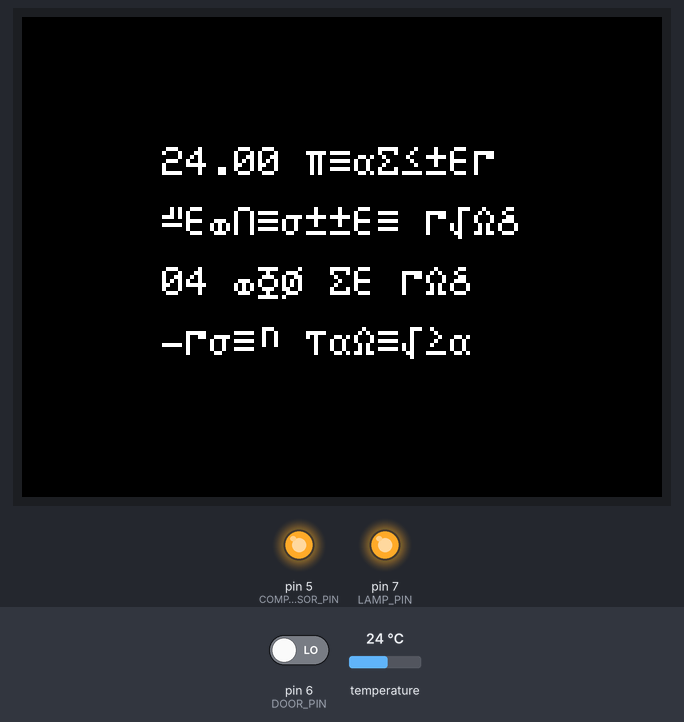
Bench run of a sketch on a simulated Arduino Uno, built with avr-gcc and run on an emulated ATmega328P. On the bench: 320×240 colour display, output pins drawn as LEDs (lit = HIGH). The inputs (shaded band) are chosen by the test bench; at power-on: pin 6 (DOOR_PIN) LOW, temperature 24 °C. The audio player accepts every command and is not drawn.

Above: at 5.0 s.
5.1 s: pin 6 (DOOR_PIN) driven HIGH
At 7.7 s:
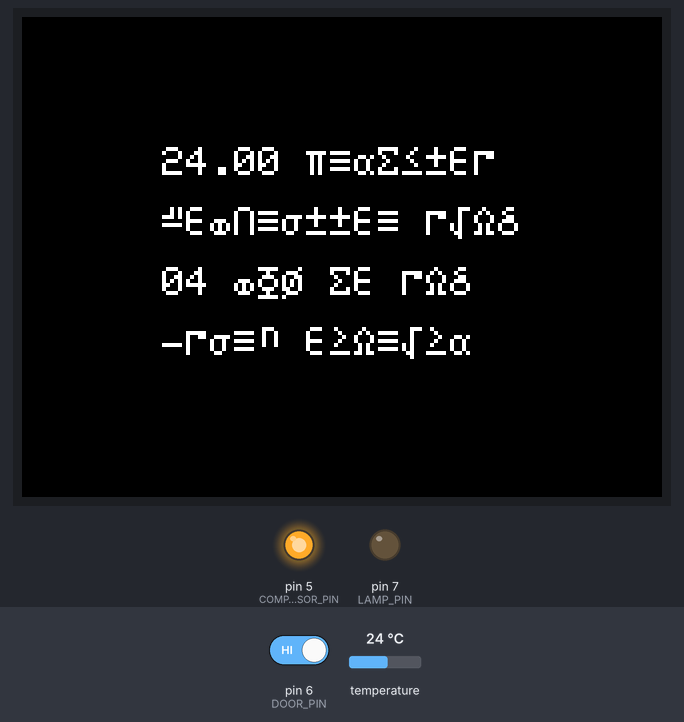
8.1 s: temperature set to 12 °C
At 9.0 s:
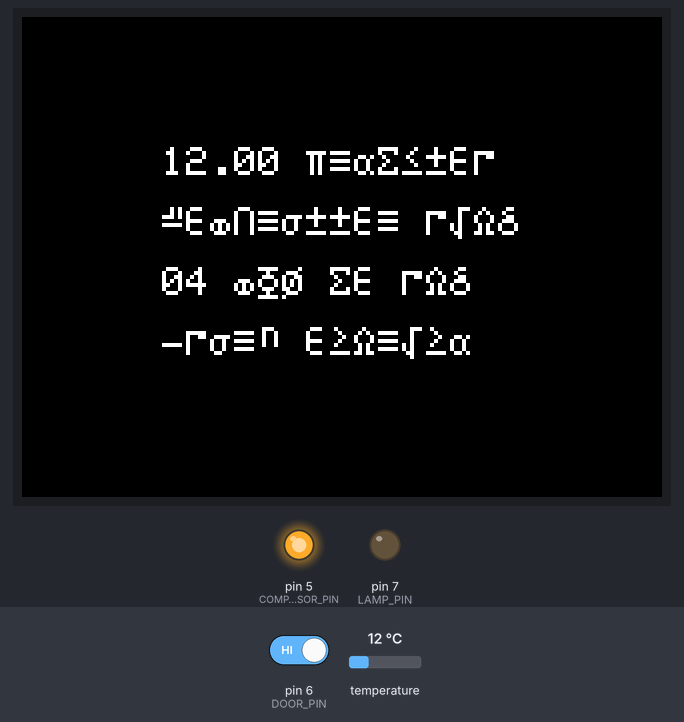
9.6 s: pin 6 (DOOR_PIN) driven LOW
At 10.1 s:
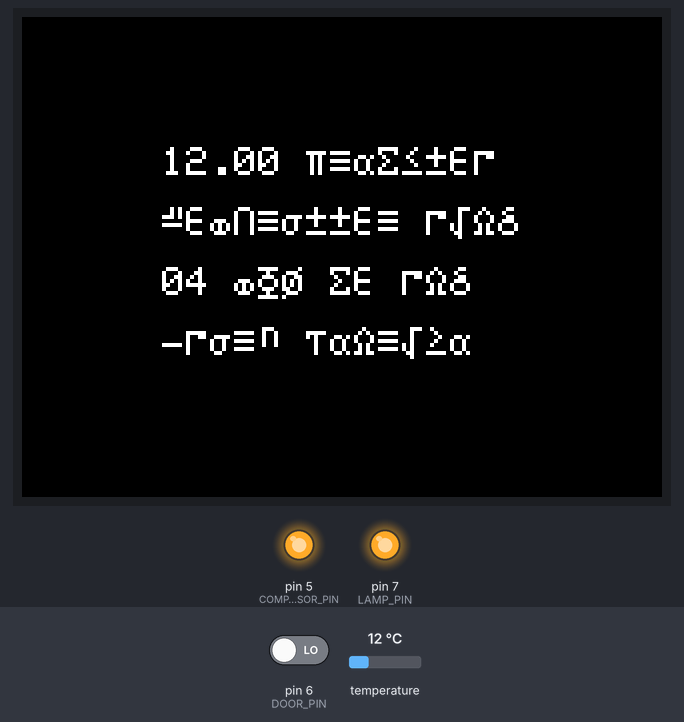
11.1 s: temperature set to 19 °C
12.6 s: temperature set to 28 °C
At 13.6 s:
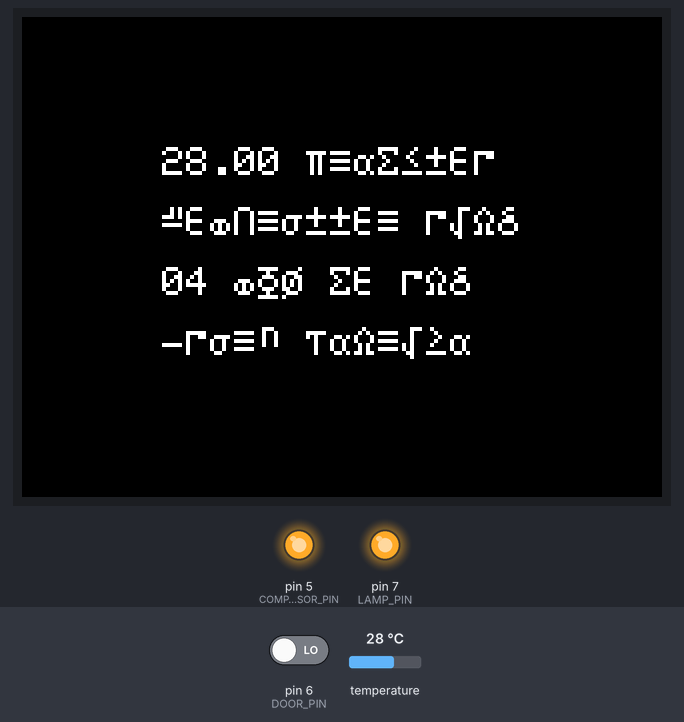
Timing chart, 0 to 15.1 s (numbered marks = the images above; inputs shaded):
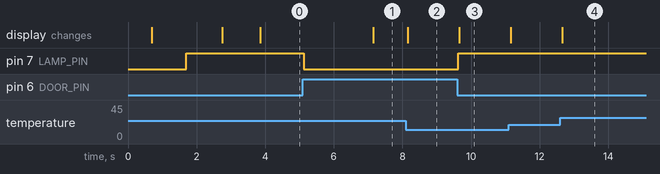

Measured:
- after the input at 5.1 s, pin 7 (LAMP_PIN): HIGH → LOW at once; the display: changes after 2.0 s (image 1)
- after the input at 8.1 s, the display: changes after 0.06 s (image 2)
- after the input at 9.6 s, pin 7 (LAMP_PIN): LOW → HIGH at once; the display: changes after 0.06 s (image 3)
- after the input at 12.6 s, the display: changes after 0.06 s (image 4)

The sketch:

AngryFridge.ino
```cpp
#include "src/fridge.h"
#include "src/notificator.h"

#define POLITE_ASK_THRESHOLD 10
#define NERVOUS_ASK_THRESHOLD 20
#define ANGRY_ASK_THRESHOLD 30
#define HEM_THRESHOLD 40
#define EIGHT_THOUSAND_VOLTS_THRESHOLD 55
#define ALARM_THRESHOLD 77


Notificator notificator;
Fridge fridge;

void setup()
{
    notificator.begin();
    notificator.onSystemLoading();
    fridge.begin();
    notificator.onLoadingEnded();
}

void loop()
{
    fridge.perform();

    if (notificator.isHEMMode()) {
        notificator.notifyHEMMode();
    }
    else {
        notificator.showStateBlock(
            fridge.getTemperature(),
            fridge.isCompressorTurnedOn(),
            fridge.untillCompressorTurnOn(),
            fridge.doorIsClosed()
        );
    }


    if (!fridge.doorIsClosed()) {
        unsigned long doorOpenSeconds = fridge.doorOpenSeconds();
        Notificator::Severity sev = Notificator::Severity::NONE;

        if (doorOpenSeconds >= POLITE_ASK_THRESHOLD && doorOpenSeconds < NERVOUS_ASK_THRESHOLD) {
            sev = Notificator::Severity::POLITE;
        }
        if (doorOpenSeconds >= NERVOUS_ASK_THRESHOLD && doorOpenSeconds < ANGRY_ASK_THRESHOLD) {
            sev = Notificator::Severity::NERVOUS;
        }
        if (doorOpenSeconds >= ANGRY_ASK_THRESHOLD && doorOpenSeconds < HEM_THRESHOLD) {
            sev = Notificator::Severity::ANGRY;
        }
        if (doorOpenSeconds >= HEM_THRESHOLD) {
            sev = Notificator::Severity::HEM;
        }

        notificator.askCloseTheDoor(sev);

        if (notificator.isHEMMode()) {
            if (doorOpenSeconds >= EIGHT_THOUSAND_VOLTS_THRESHOLD && doorOpenSeconds < ALARM_THRESHOLD) {
                notificator.notifyEightThousandVolts();
            }
            if (doorOpenSeconds >= ALARM_THRESHOLD) {
                notificator.alarm();
            }
        }
    }

    if (fridge.doorIsClosed() && notificator.shouldNotifyWhenDoorIsClosed()) {
        notificator.notifyDoorIsClosed();
    }
}
```

fridge.cpp
```cpp
#include "fridge.h"
#include "hardware_modules/pin_defines.h"

#define COMPRESSOR_INTERVAL_SECONDS 300

#define TEMPERATURE_LOWER_BOUND 2
#define TEMPERATURE_UPPER_BOUND 6

#define COMPRESSOR_ON LOW
#define COMPRESSOR_OFF HIGH

#define LAMP_ON LOW
#define LAMP_OFF HIGH

#define DOOR_CLOSED LOW
#define DOOR_OPENED HIGH

#define DOOR_IS_CLOSED_SECONDS_THRESHOLD 1


Fridge::Fridge()
    : _compressorTimer(COMPRESSOR_INTERVAL_SECONDS)
    , _doorChrono()
    , _thermometer()
{}

void Fridge::begin()
{
    pinMode(COMPRESSOR_PIN, OUTPUT);
    digitalWrite(COMPRESSOR_PIN, COMPRESSOR_OFF);

    pinMode(LAMP_PIN, OUTPUT);
    digitalWrite(LAMP_PIN, LAMP_OFF);

    pinMode(DOOR_PIN, INPUT);

    _thermometer.begin();
}

void Fridge::perform()
{
    float temperature = getTemperature();
    if (temperature > TEMPERATURE_UPPER_BOUND && !isCompressorTurnedOn()) {
        _switchCompressorState(COMPRESSOR_ON);
    }
    else if (temperature < TEMPERATURE_LOWER_BOUND && isCompressorTurnedOn()) {
        _switchCompressorState(COMPRESSOR_OFF);
    }

    if (digitalRead(DOOR_PIN) == DOOR_OPENED) {
        digitalWrite(LAMP_PIN, LAMP_ON);
    }
    else {
        digitalWrite(LAMP_PIN, LAMP_OFF);
        _doorChrono.reset();
    }
}

unsigned long Fridge::doorOpenSeconds() const
{
    return _doorChrono.secondsPassed();
}

bool Fridge::doorIsClosed() const
{
    return doorOpenSeconds() <= DOOR_IS_CLOSED_SECONDS_THRESHOLD;
}

bool Fridge::isCompressorTurnedOn() const
{
    return digitalRead(COMPRESSOR_PIN) == COMPRESSOR_ON;
}

unsigned long Fridge::untillCompressorTurnOn() const
{
    if (isCompressorTurnedOn()) {
        return 0;
    }

    return _compressorTimer.secondsUntilReady();
}

float Fridge::getTemperature()
{
    return _thermometer.getTemp();
}

void Fridge::_switchCompressorState(int state)
{
    if (state == COMPRESSOR_ON && !_compressorTimer.ready()) {
        return;
    }
    digitalWrite(COMPRESSOR_PIN, state);
}
```

fridge.h
```cpp
#include "hardware_modules/ds18b20.h"


class Fridge {
public:
    Fridge();
    void begin();

    void perform();

    unsigned long doorOpenSeconds() const;
    bool doorIsClosed() const;
    bool isCompressorTurnedOn() const;
    unsigned long untillCompressorTurnOn() const;
    float getTemperature();

private:
    void _switchCompressorState(int state);

    Timer _compressorTimer;
    Chronometer _doorChrono;
    DS18B20 _thermometer;
};
```

dfplayer_mini_mp3.cpp
```cpp
#include "dfplayer_mini_mp3.h"
#include "pin_defines.h"


DFPlayer::DFPlayer()
    : _softwareSerial(
        SOFTWARE_SERIAL_RX,
        SOFTWARE_SERIAL_TX
    )
    , _player()
    , _lastPlayed(DFPlayer::Message::EMPTY)
{}

void DFPlayer::begin()
{
    _softwareSerial.begin(9600);

    if (!_player.begin(_softwareSerial)) {
        // handle the error
    }
}

void DFPlayer::play(DFPlayer::Message msg, DFPlayer::Volume volume)
{
    int vol = int(volume);
    if (vol > int(DFPlayer::Volume::LOUD)) {
        vol = int(DFPlayer::Volume::LOUD);
    }

    _player.stop();
    _player.volume(vol);
    _player.play(int(msg));
    _lastPlayed = msg;
}

void DFPlayer::playWithoutRepeats(DFPlayer::Message msg, DFPlayer::Volume volume)
{
    if (msg != _lastPlayed) {
        play(msg, volume);
    }
}
```

dfplayer_mini_mp3.h
```cpp
#include <SoftwareSerial.h>
#include <DFRobotDFPlayerMini.h>


class DFPlayer {
public:
    enum Message {
        EMPTY = 0,

        HI        = 1,
        BYE       = 2,
        THANK_YOU = 3,

        SYSTEM_LOADING = 4,
        SYSTEM_LOADED  = 5,
        HEM_ON         = 6,
        HEM_OFF        = 7,

        EIGHT_THOUSAND_VOLTS = 8,
        NO_MEAL_AFTER_6_PM   = 9,
        TOO_MUCH_BEER        = 10,

        CLOSE_THE_DOOR_POLITE  = 11,
        CLOSE_THE_DOOR_NERVOUS = 12,
        THATS_BETTER           = 13,
        CLOSE_THE_DOOR_ANGRY   = 14,
        AT_LEAST               = 15,

        ALARM          = 16,
    };

    enum Volume {
        MUTE   = 0,
        QUIET  = 10,
        NORMAL = 20,
        LOUD   = 30,
    };

    DFPlayer();

    void begin();

    void play(Message msg, Volume volume=Volume::NORMAL);
    void playWithoutRepeats(Message msg, Volume volume=Volume::NORMAL);

private:
    SoftwareSerial _softwareSerial;
    DFRobotDFPlayerMini _player;
    Message _lastPlayed;
};
```

ds18b20.cpp
```cpp
#include "ds18b20.h"
#include "pin_defines.h"

#include <microDS18B20.h>
MicroDS18B20<THERMOMETER_PIN> sensor;


DS18B20::DS18B20(unsigned int requestsIntervalSeconds)
    : _requestTimer(requestsIntervalSeconds)
{
}

void DS18B20::begin()
{
    sensor.requestTemp();
    delay(1000);
}

float DS18B20::getTemp()
{
    if (_requestTimer.ready()) {
        sensor.requestTemp();
    }
    return sensor.getTemp();
}
  
```

ds18b20.h
```cpp
#include "utils/timer.h"

#define THERMOMETER_INTERVAL_SECONDS 5


class DS18B20 {
public:
    DS18B20(unsigned int requestsIntervalSeconds = THERMOMETER_INTERVAL_SECONDS);
    void begin();
    float getTemp();

private:
    Timer _requestTimer;
};
```

pin_defines.h
```cpp
#if (ARDUINO >= 100)
    #include <Arduino.h>
#else
    #include <WProgram.h>
    #include <pins_arduino.h>
#endif

#define TFT_DC 9
#define TFT_CS 10
#define TFT_RST 8

// Uno Hardware SPI
#define TFT_MISO 12  // NOT CONNECTED
#define TFT_SDA 11   // MOSI
#define TFT_CLK 13

#define SOFTWARE_SERIAL_RX 2
#define SOFTWARE_SERIAL_TX 3

#define THERMOMETER_PIN 4
#define COMPRESSOR_PIN 5
#define DOOR_PIN 6
#define LAMP_PIN 7
```

screen.cpp
```cpp
#include "screen.h"
#include "pin_defines.h"

#define ALBUM_ORIENTATION 1

#define RUSSIAN_LETTER_BEGINNING_BYTE_1 0xD0
#define RUSSIAN_LETTER_BEGINNING_BYTE_2 0xD1
#define FIRST_RUSSIAN_LETTERS_RANGE_OFFSET 0x2F
#define SECOND_RUSSIAN_LETTERS_RANGE_OFFSET 0x6F

#define YO_UPPER_TWO_BYTES 0x81
#define YO_UPPER_ONE_BYTE 0xA8
#define YO_LOWER_TWO_BYTES 0x91
#define YO_LOWER_ONE_BYTE 0xB7


Screen::Screen()
    : _tft(Adafruit_ILI9341(TFT_CS, TFT_DC, TFT_SDA, TFT_CLK, TFT_RST, TFT_MISO))
    , _textSize(Screen::TextSize::NORMAL)
{}

void Screen::begin()
{
    _tft.begin();
    _tft.setRotation(ALBUM_ORIENTATION);
}

void Screen::printText(
    uint8_t leftTopX,
    uint8_t leftTopY,
    const String& text,
    uint16_t color,
    Screen::TextSize textSize
)
{
    _internalPrint(leftTopX, leftTopY, text, color, textSize, false);
}

void Screen::printTransparentText(
    uint8_t leftTopX,
    uint8_t leftTopY,
    const String& text,
    uint16_t color,
    Screen::TextSize textSize
)
{
    _internalPrint(leftTopX, leftTopY, text, color, textSize, true);
}

uint8_t Screen::getMinimumTextInterval(TextSize textSize) const
{
    return int(textSize) * 10;
}

void Screen::fillScreen(uint16_t color)
{
    _tft.fillScreen(color);
}

void Screen::_internalPrint(
    uint8_t leftTopX,
    uint8_t leftTopY,
    const String& text,
    uint16_t color,
    Screen::TextSize textSize,
    bool transparent
)
{
    _tft.setTextSize(textSize);

    if (transparent) {
        _tft.setTextColor(color);
    }
    else {
        _tft.setTextColor(color, ILI9341_BLACK);
    }
    _tft.setCursor(leftTopX, leftTopY);
    _tft.print(_utf8ToTFTEncoding(text));
}

String Screen::_utf8ToTFTEncoding(const String& source)
{
    /*
        It looks like TFT display library accepts russian letters
        in very similar to windows 1251 one-byte encoding. Symbols in it
        are shifted by 1 relatively to windows 1251, so that offset
        between utf-8 byte and this encoding byte is less by 1 too
        (0x2F instead of 0x30 and 0x6F instead of 0x70).
        For more information see:

        https://arduino.ru/forum/programmirovanie/rusifikatsiya-biblioteki-adafruit-gfx-i-vyvod-russkikh-bukv-na-displei-v-kodi
        https://wiki.iarduino.ru/page/encoding-arduino/
    */
    char* tmp = new char[source.length() + 1];
    for (int i = 0; i < source.length() + 1; i++) {
        tmp[i] = 0;
    }

    for (int i = 0, k = 0; i < source.length(); i++, k++) {
        char n = source[i];
        if (_isRussianLetterBeginning(n)) {
            n = _convertRussianLetter(n, source[++i]);
        }
        tmp[k] = n;
    }

    String target(tmp); // try to avoid multiple allocations
    delete[] tmp;
    return target;
}

bool Screen::_isRussianLetterBeginning(unsigned char currentByte)
{
    return currentByte == RUSSIAN_LETTER_BEGINNING_BYTE_1
           || currentByte == RUSSIAN_LETTER_BEGINNING_BYTE_2;
}

unsigned char Screen::_convertRussianLetter(unsigned char firstByte, unsigned char secondByte)
{
    switch (firstByte) {
        case RUSSIAN_LETTER_BEGINNING_BYTE_1: {
            if (secondByte == YO_UPPER_TWO_BYTES) {
                return YO_UPPER_ONE_BYTE;
            }
            if (secondByte >= 0x90 && secondByte <= 0xBF) {
                return secondByte + FIRST_RUSSIAN_LETTERS_RANGE_OFFSET;
            }
        }
        case RUSSIAN_LETTER_BEGINNING_BYTE_2: {
            if (secondByte == YO_LOWER_TWO_BYTES) {
                return YO_LOWER_ONE_BYTE;
            }
            if (secondByte >= 0x80 && secondByte <= 0x8F) {
                return secondByte + SECOND_RUSSIAN_LETTERS_RANGE_OFFSET;
            }
        }
    }
    return secondByte;
}
```

screen.h
```cpp
#include "Adafruit_GFX.h"
#include "Adafruit_ILI9341.h"


class Screen {
public:
    Screen();
    void begin();

    enum TextSize {
        NORMAL = 2,
        LARGE  = 3,
        HUGE   = 15,
    };
    void printText(
        uint8_t leftTopX,
        uint8_t leftTopY,
        const String& text,
        uint16_t color = ILI9341_WHITE,
        TextSize textSize = TextSize::NORMAL
    );
    void printTransparentText(
        uint8_t leftTopX,
        uint8_t leftTopY,
        const String& text,
        uint16_t color = ILI9341_WHITE,
        TextSize textSize = TextSize::NORMAL
    );

    uint8_t getMinimumTextInterval(TextSize textSize = TextSize::NORMAL) const;
    void fillScreen(uint16_t color);

private:
    void _internalPrint(
        uint8_t leftTopX,
        uint8_t leftTopY,
        const String& text,
        uint16_t color,
        TextSize textSize,
        bool transparent
    );

    String _utf8ToTFTEncoding(const String& source);
    bool _isRussianLetterBeginning(unsigned char currentByte);
    unsigned char _convertRussianLetter(unsigned char firstByte, unsigned char secondByte);

    Adafruit_ILI9341 _tft;
    TextSize _textSize;
};
```

chrono.cpp
```cpp
#include "chrono.h"

#if (ARDUINO >= 100)
    #include <Arduino.h>
#else
    #include <WProgram.h>
    #include <pins_arduino.h>
#endif


Chronometer::Chronometer()
{
    reset();
}

void Chronometer::reset()
{
    _startTime = millis();
}

unsigned long Chronometer::secondsPassed() const
{
    return (millis() - _startTime) / 1000;
}
```

chrono.h
```cpp
class Chronometer {
public:
    Chronometer();

    void reset();
    unsigned long secondsPassed() const;

private:
    unsigned long _startTime;
};
```

timer.cpp
```cpp
#include "timer.h"


Timer::Timer(unsigned int intervalSeconds)
    : _chrono()
    , _interval(intervalSeconds)
{
}

bool Timer::ready()
{
    if (_chrono.secondsPassed() > _interval) {
        _chrono.reset();
        return true;
    }

    return false;
}

unsigned long Timer::secondsUntilReady() const
{
    unsigned long passed = _chrono.secondsPassed();
    return _interval >= passed ? _interval - passed : 0;
}
```

timer.h
```cpp
 #ifndef H_TIMER
 #define H_TIMER

#include "chrono.h"


class Timer {
public:
    Timer(unsigned int intervalSeconds);
    bool ready();
    unsigned long secondsUntilReady() const;

private:
    Chronometer _chrono;
    const unsigned long _interval;
};

#endif // H_TIMER
```

notificator.h
```cpp
#include "hardware_modules/screen.h"
#include "hardware_modules/dfplayer_mini_mp3.h"
#include "hardware_modules/utils/timer.h"


class Notificator {
public:
    Notificator();
    void begin();

    void onSystemLoading();
    void onLoadingEnded();

    void showStateBlock(
        float temperature,
        bool compressorIsOn,
        unsigned long untillCompressorTurnOn,
        bool doorIsClosed
    );

    enum Severity {
        NONE,
        POLITE,
        NERVOUS,
        ANGRY,
        HEM,
    };

    void askCloseTheDoor(Severity sev);
    bool shouldNotifyWhenDoorIsClosed() const;
    void notifyDoorIsClosed();

    bool isHEMMode() const;
    void notifyHEMMode();

    void notifyEightThousandVolts();
    void alarm();

private:
    String _booleanValueMsg(bool value, String name, String trueState, String falseState);
    String _untillCompressorTurnOnMsg(unsigned long untillCompressorTurnOn);
    void _printStateBlockMsg(uint8_t lineNumber, String msg);

    void _switchHEMMode(bool isOn);

    Screen _screen;
    DFPlayer _dfplayer;

    Severity _doorOpenSeverity;
    bool _shouldNotifyWhenDoorIsClosed;

    bool _isHEMMode;

    Timer _alarmTimer;
};
```

Source omitted: notificator.cpp (6051 bytes)
